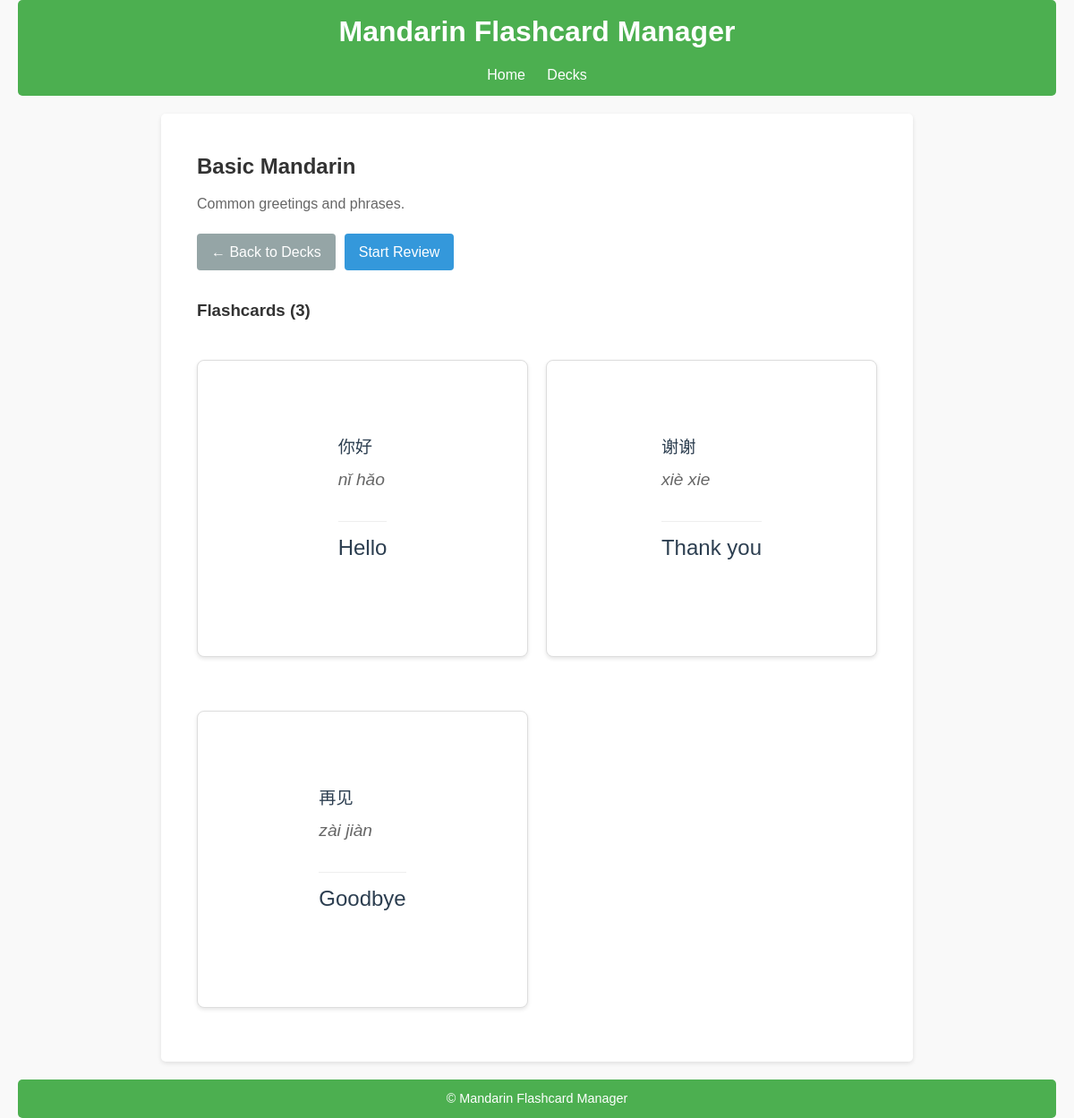
Screenshot of /decks/view/5 with the database file from the repository.
### src/database/models/deck.py (models this page shows)
class Deck(Base):
    __tablename__ = "decks"
    id = Column(Integer, primary_key=True, index=True)
    name = Column(String, unique=True, nullable=False)
    description = Column(String, nullable=True)
    flashcards = relationship("Flashcard", back_populates="deck", cascade="all, delete")

### src/database/models/flashcard.py (models this page shows)
class Flashcard(Base):
    __tablename__ = "flashcards"
    id = Column(Integer, primary_key=True, index=True)
    deck_id = Column(Integer, ForeignKey("decks.id", ondelete="CASCADE"), nullable=False)
    word = Column(String, nullable=False)
    pinyin = Column(String, nullable=False)
    translation = Column(String, nullable=False)
    example_sentence = Column(String, nullable=True)  # nullable=True since it's optional
    deck = relationship("Deck", back_populates="flashcards")

### src/routes/decks.py (the view)
@decks_bp.route("/view/<int:deck_id>", methods=["GET"])
def view_deck(deck_id):
    db = next(get_db())
    try:
        deck = db.query(Deck).filter(Deck.id == deck_id).first()
        if not deck:
            abort(404, description="Deck not found")
        return render_template('deck_detail.html', deck=deck)
    finally:
        db.close()

### src/database/db.py (called while the page is built)
def get_db():
    db = SessionLocal()
    try:
        yield db
    finally:
        db.close()

### src/templates/deck_detail.html (shortened to what this page needs)
{% extends "base.html" %}
{% block content %}
<div class="deck-detail-container">
    <div class="deck-header">
        <h2>{{ deck.name }}</h2>
        {% if deck.description %}
            <p class="deck-description">{{ deck.description }}</p>
        {% endif %}
    </div>
    <div class="deck-actions">
        <a href="{{ url_for('decks.view_decks') }}" class="button back-btn">← Back to Decks</a>
        <a href="{{ url_for('review.start_review', deck_id=deck.id) }}" class="button review-btn">Start Review</a>
    </div>
    <div class="flashcards-section">
        <h3>Flashcards ({{ deck.flashcards|length }})</h3>
        {% if deck.flashcards %}
            <div class="flashcard-grid">
                {% for card in deck.flashcards %}
                    <div class="flashcard">
                        <div class="card-content">
                            <div class="chinese">
                                <span class="word">{{ card.word }}</span>
                                <span class="pinyin">{{ card.pinyin }}</span>
                            </div>
                            <div class="translation">{{ card.translation }}</div>
                        </div>
                    </div>
                {% endfor %}
            </div>
        {% else %}
            <p class="no-cards">No flashcards in this deck yet.</p>
        {% endif %}
    </div>
</div>
{% endblock %}

### src/static/styles.css (style rules this page uses)
body, h1, h2, h3, p, ul, li, a, button, input, label { margin: 0; padding: 0; box-sizing: border-box; }
body { font-family: Arial, sans-serif; background-color: #f9f9f9; color: #333; line-height: 1.6; padding: 0 20px; }
a { color: #4CAF50; text-decoration: none; }
.flashcard { background-color: white; border-radius: 10px; box-shadow: 0 2px 10px rgba(0,0,0,0.1); padding: 40px; margin: 20px 0; min-height: 300px; display: flex; flex-direction: column; justify-content: center; align-items: center; cursor: pointer; }
.pinyin { font-size: 1.2em; color: #666; margin-bottom: 20px; }
.translation { font-size: 1.5em; margin-bottom: 20px; }
.button { padding: 10px 20px; border: none; border-radius: 5px; cursor: pointer; font-size: 1em; transition: background-color 0.3s; }

### src/templates/deck_detail.html (style rules this page uses)
.deck-detail-container { max-width: 1200px; margin: 0 auto; padding: 20px; }
.deck-header { margin-bottom: 20px; }
.deck-description { color: #666; margin-top: 10px; }
.deck-actions { display: flex; gap: 10px; margin-bottom: 30px; }
.button { padding: 8px 16px; border-radius: 4px; text-decoration: none; font-weight: 500; }
.back-btn { background-color: #95a5a6; color: white; }
.review-btn { background-color: #3498db; color: white; }
.flashcards-section { margin-top: 30px; }
.flashcard-grid { display: grid; grid-template-columns: repeat(auto-fill, minmax(250px, 1fr)); gap: 20px; margin-top: 20px; }
.flashcard { border: 1px solid #ddd; border-radius: 8px; padding: 15px; background-color: white; box-shadow: 0 2px 4px rgba(0,0,0,0.1); }
.card-content { display: flex; flex-direction: column; gap: 10px; }
.chinese { display: flex; flex-direction: column; gap: 5px; }
.word { font-size: 1.2em; color: #2c3e50; }
.pinyin { color: #666; font-style: italic; }
.translation { color: #2c3e50; border-top: 1px solid #eee; padding-top: 10px; }

### rows the page displays
Deck: name "Basic Mandarin", description "Common greetings and phrases."
Flashcard: word "你好", pinyin "nǐ hǎo", translation "Hello"
Flashcard: word "谢谢", pinyin "xiè xie", translation "Thank you"
Flashcard: word "再见", pinyin "zài jiàn", translation "Goodbye"

### other values shown
{{ deck.flashcards|length }} "3"
